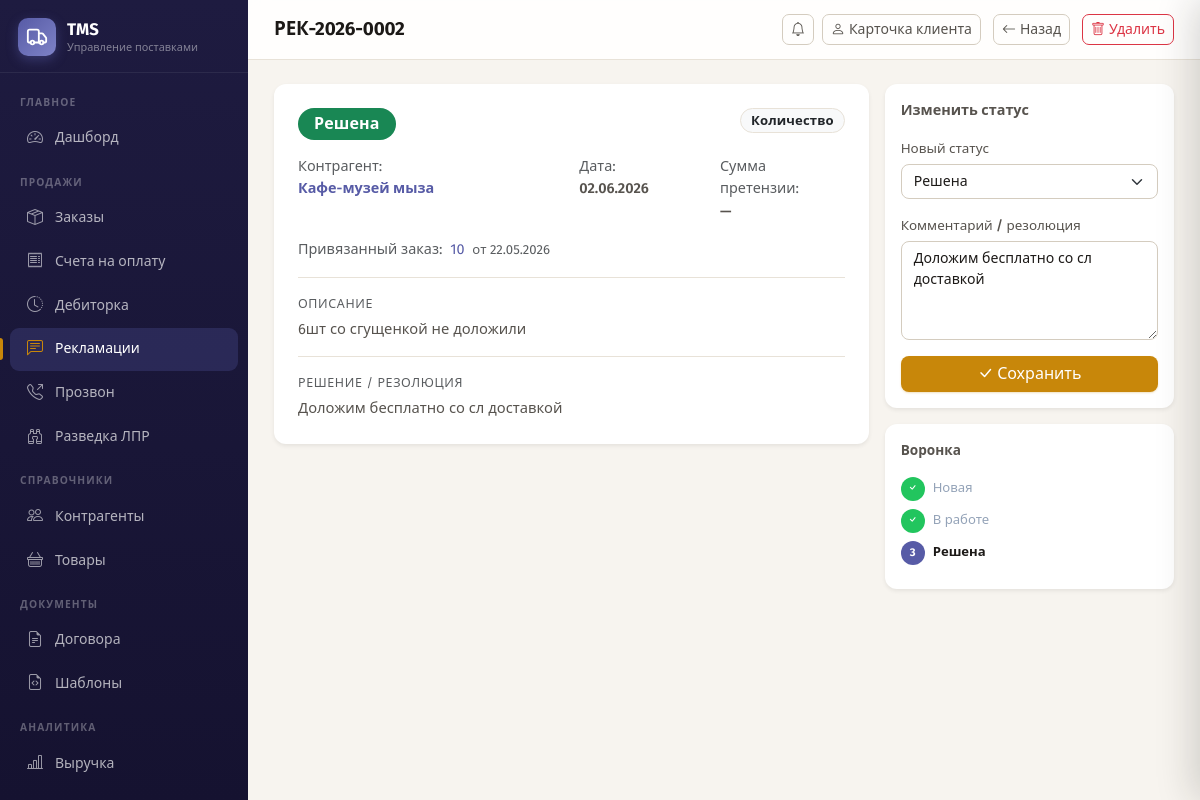
The page /claims/2 (signed in) on the database its author committed.
### app/models.py (models this page shows, shortened)
class Claim(Base):
    __tablename__ = "claims"
    id = Column(Integer, primary_key=True)
    number = Column(String(50), unique=True, nullable=False)
    date = Column(Date, nullable=False)
    counterparty_id = Column(Integer, ForeignKey("counterparties.id"), nullable=False)
    order_id = Column(Integer, ForeignKey("orders.id"))
    type = Column(String(30), default="quality")   # quality / delivery / quantity / documents / other
    status = Column(String(20), default="new")     # new / in_progress / resolved / rejected
    description = Column(Text)
    resolution = Column(Text)
    amount = Column(Float)
    created_by_id = Column(Integer, ForeignKey("users.id"))
    created_at = Column(DateTime, server_default=func.now())
    updated_at = Column(DateTime, server_default=func.now(), onupdate=func.now())
    counterparty = relationship("Counterparty", back_populates="claims")
    order = relationship("Order")
    created_by = relationship("User")

class Counterparty(Base):
    __tablename__ = "counterparties"
    id = Column(Integer, primary_key=True, index=True)
    name = Column(String(200), nullable=False)
    trade_name = Column(String(200))
    short_name = Column(String(100))
    inn = Column(String(12))
    kpp = Column(String(9))
    ogrn = Column(String(15))
    legal_address = Column(String(500))
    actual_address = Column(String(500))
    phone = Column(String(50))
    email = Column(String(100))
    contact_person = Column(String(100))
    signatory = Column(String(100))  # Подписант в формате «Фамилия И.О.» (для ИП)
    type = Column(String(20), default="client")  # client / supplier / both
    entity_type = Column(String(10), default="ooo")  # ooo / ip / other
    bank_name = Column(String(200))
    bank_account = Column(String(20))
    bank_bik = Column(String(9))
    bank_corr_account = Column(String(20))
    notes = Column(Text)
    is_active = Column(Boolean, default=True)
    created_at = Column(DateTime, server_default=func.now())
    payment_delay_days = Column(Integer, default=2)           # дней отсрочки
    payment_delay_type = Column(String(10), default="banking") # 'banking' или 'calendar'
    default_discount_pct = Column(Float, default=0.0)
    category = Column(String(1))          # A / B / C / None
    category_manual = Column(Boolean, default=False)  # True = вручную, не пересчитывать
    tg_chat_id = Column(String(100))            # ID чата / группы Telegram
    tg_notify_enabled = Column(Boolean, default=False)  # вкл/выкл отправку заказов
    orders = relationship("Order", back_populates="counterparty", foreign_keys="Order.counterparty_id")
    invoices = relationship("Invoice", back_populates="counterparty")
    contracts = relationship("Contract", back_populates="counterparty")
    claims = relationship("Claim", back_populates="counterparty", order_by="Claim.date.desc()")

class Order(Base):
    __tablename__ = "orders"
    id = Column(Integer, primary_key=True, index=True)
    number = Column(String(50), unique=True, nullable=False)
    date = Column(Date, nullable=False)
    counterparty_id = Column(Integer, ForeignKey("counterparties.id"), nullable=False)
    supplier_id = Column(Integer, ForeignKey("counterparties.id"), nullable=True)
    carrier_id = Column(Integer, ForeignKey("counterparties.id"), nullable=True)
    contract_id = Column(Integer, ForeignKey("contracts.id"), nullable=True)
    status = Column(String(20), default="draft")
    payment_type = Column(String(10), default="prepay")  # prepay / deferred
    delivery_date = Column(Date)
    delivery_address = Column(String(500))
    notes = Column(Text)
    created_by_id = Column(Integer, ForeignKey("users.id"))
    created_at = Column(DateTime, server_default=func.now())
    pickup_city = Column(String(100))        # город отправки
    pickup_address = Column(String(500))     # адрес забора (откуда)
    delivery_contact = Column(String(200))   # телефон + имя получателя, напр. «79119244416 Ольга»
    delivery_time = Column(String(50))       # временной слот, напр. «12-19»
    counterparty = relationship("Counterparty", back_populates="orders", foreign_keys=[counterparty_id])
    supplier = relationship("Counterparty", foreign_keys=[supplier_id])
    carrier = relationship("Counterparty", foreign_keys=[carrier_id])
    contract = relationship("Contract")
    items = relationship("OrderItem", back_populates="order", cascade="all, delete-orphan")
    invoices = relationship("Invoice", back_populates="order")
    created_by = relationship("User")

### app/routers/claims.py (the view)
@router.get("/{claim_id}", response_class=HTMLResponse)
@login_required
async def view_claim(request: Request, claim_id: int, db: Session = Depends(get_db)):
    claim = db.query(Claim).filter(Claim.id == claim_id).first()
    if not claim:
        return RedirectResponse(url="/claims/", status_code=302)
    return templates.TemplateResponse(request, "claims/detail.html", {
        "claim": claim,
        "claim_types": CLAIM_TYPES,
        "claim_statuses": CLAIM_STATUSES,
        "status_colors": STATUS_COLORS,
    })

### app/templates/claims/detail.html (shortened to what this page needs)
{% extends "base.html" %}
{% block page_title %}{{ claim.number }}{% endblock %}
{% block topbar_actions %}
  <a href="/counterparties/{{ claim.counterparty_id }}#tab-claims" class="btn btn-sm btn-outline-secondary me-1">
    <i class="bi bi-person me-1"></i>Карточка клиента
  </a>
  <a href="/claims/" class="btn btn-sm btn-outline-secondary me-1"><i class="bi bi-arrow-left me-1"></i>Назад</a>
  <form method="post" action="/claims/{{ claim.id }}/delete" class="d-inline"
        data-confirm="Удалить рекламацию {{ claim.number }}? Это действие необратимо.">
    <button class="btn btn-sm btn-outline-danger"><i class="bi bi-trash me-1"></i>Удалить</button>
  </form>
{% endblock %}
{% block content %}
<div class="row g-3">
  <div class="col-lg-8">
    <div class="card border-0 shadow-sm p-4 mb-3">
      <div class="d-flex align-items-start justify-content-between mb-3">
        <div>
          <span class="badge bg-{{ status_colors.get(claim.status, 'secondary') }} fs-6 px-3 py-2">
            {{ claim_statuses.get(claim.status, claim.status) }}
          </span>
        </div>
        <span class="badge bg-light text-dark border" style="font-size:.82rem">
          {{ claim_types.get(claim.type, claim.type) }}
        </span>
      </div>
      <div class="row g-3" style="font-size:.9rem">
        <div class="col-md-6">
          <span class="text-muted">Контрагент:</span><br>
          <a href="/counterparties/{{ claim.counterparty_id }}" class="fw-semibold">
            {{ claim.counterparty.trade_name or claim.counterparty.name if claim.counterparty else '—' }}
          </a>
        </div>
        <div class="col-md-3">
          <span class="text-muted">Дата:</span><br>
          <span class="fw-semibold">{{ claim.date | date_fmt }}</span>
        </div>
        <div class="col-md-3">
          <span class="text-muted">Сумма претензии:</span><br>
          <span class="fw-semibold {% if claim.amount %}text-danger{% endif %}">
            {{ claim.amount | money if claim.amount else '—' }} {% if claim.amount %}₽{% endif %}
          </span>
        </div>
        {% if claim.order %}
        <div class="col-12">
          <span class="text-muted">Привязанный заказ:</span>
          <a href="/orders/{{ claim.order_id }}" class="ms-1">{{ claim.order.number }}</a>
          <span class="text-muted ms-1" style="font-size:.82rem">от {{ claim.order.date | date_fmt }}</span>
        </div>
        {% endif %}
      </div>
      {% if claim.description %}
      <div class="mt-3 pt-3 border-top">
        <div class="text-muted mb-1" style="font-size:.78rem; text-transform:uppercase; letter-spacing:.05em">Описание</div>
        <div style="font-size:.92rem; white-space:pre-wrap">{{ claim.description }}</div>
      </div>
      {% endif %}
      {% if claim.resolution %}
      <div class="mt-3 pt-3 border-top">
        <div class="text-muted mb-1" style="font-size:.78rem; text-transform:uppercase; letter-spacing:.05em">Решение / резолюция</div>
        <div style="font-size:.92rem; white-space:pre-wrap">{{ claim.resolution }}</div>
      </div>
      {% endif %}
    </div>
  </div>
  <div class="col-lg-4">
    <div class="card border-0 shadow-sm p-3">
      <div class="fw-semibold mb-3">Изменить статус</div>
      <form method="post" action="/claims/{{ claim.id }}/status">
        <div class="mb-3">
          <label class="form-label">Новый статус</label>
          <select name="status" class="form-select">
            {% for val, label in claim_statuses.items() %}
            <option value="{{ val }}" {% if claim.status == val %}selected{% endif %}>{{ label }}</option>
            {% endfor %}
          </select>
        </div>
        <div class="mb-3">
          <label class="form-label">Комментарий / резолюция</label>
          <textarea name="resolution" class="form-control" rows="4"
            placeholder="Опишите принятые меры или причину отклонения…">{{ claim.resolution or '' }}</textarea>
        </div>
        <button type="submit" class="btn btn-accent w-100"><i class="bi bi-check-lg me-1"></i>Сохранить</button>
      </form>
    </div>
    <div class="card border-0 shadow-sm p-3 mt-3">
      <div class="fw-semibold mb-3" style="font-size:.85rem">Воронка</div>
      {% set status_order = ['new', 'in_progress', 'resolved'] %}
      {% set cur_idx = status_order.index(claim.status) if claim.status in status_order else -1 %}
      {% for s in status_order %}
      {% set s_idx = loop.index0 %}
      <div class="d-flex align-items-center gap-2 mb-2">
        <div class="rounded-circle d-flex align-items-center justify-content-center flex-shrink-0"
          style="width:24px;height:24px;font-size:.7rem;font-weight:700;
          background:{% if s_idx < cur_idx %}#22c55e{% elif s_idx == cur_idx %}var(--brand){% else %}#e2e8f0{% endif %};
          color:{% if s_idx <= cur_idx %}#fff{% else %}#94a3b8{% endif %}">
          {% if s_idx < cur_idx %}<i class="bi bi-check"></i>{% else %}{{ loop.index }}{% endif %}
        </div>
        <span style="font-size:.82rem; color:{% if s_idx == cur_idx %}var(--text){% else %}#94a3b8{% endif %}; font-weight:{% if s_idx == cur_idx %}600{% else %}400{% endif %}">
          {{ claim_statuses[s] }}
        </span>
      </div>
      {% endfor %}
    </div>
  </div>
</div>
{% endblock %}

### app/static/css/app.css (style rules this page uses)
:root { --brand: #575BA6; --brand-600: #4A4E94; --brand-700: #3D4180; --brand-50: #EEEEFF; --brand-100: #DDDDF5; --brand-rgb: 87, 91, 166; --cta: #C8870A; --cta-600: #A86E08; --cta-50: #FEF3DC; --sidebar-bg: #1E1B40; --sidebar-bg-2: #151230; --sidebar-width: 248px; --bg: #F7F4EF; --surface: #FFFFFF; --border: #E8E2D8; --border-strong: #D4CCBF; --text: #1C1917; --text-muted: #78716C; --text-soft: #57534E; --r-sm: 8px; --r: 12px; --r-lg: 16px; --shadow-sm: 0 1px 2px rgba(28,25,23,.06), 0 1px 3px rgba(28,25,23,.04); --shadow: 0 4px 12px rgba(28,25,23,.09); --shadow-lg: 0 12px 32px rgba(28,25,23,.14); --bs-primary: #575BA6; --bs-primary-rgb: 87, 91, 166; --bs-link-color: #575BA6; --bs-link-color-rgb: 87, 91, 166; --bs-link-hover-color: #4A4E94; --bs-border-color: #E8E2D8; --bs-body-color: #57534E; --bs-body-font-family: 'Fira Sans', system-ui, 'Segoe UI', sans-serif; }
* { -webkit-font-smoothing: antialiased; -moz-osx-font-smoothing: grayscale; }
body { font-family: 'Fira Sans', system-ui, 'Segoe UI', sans-serif; background: var(--bg); color: var(--text-soft); font-size: .9rem; line-height: 1.55; }
a { text-decoration: none; }
.card { border: 1px solid var(--border); border-radius: var(--r); box-shadow: var(--shadow-sm); background: var(--surface); }
.badge { font-weight: 600; font-size: .72rem; padding: .38em .75em; border-radius: 999px; letter-spacing: .01em; }
.btn { font-weight: 500; border-radius: var(--r-sm); transition: background .18s ease, box-shadow .18s ease, color .18s ease; cursor: pointer; }
.btn-sm { border-radius: 7px; }
.btn-accent, .btn-accent:focus { background: var(--cta); color: #fff; border: none; box-shadow: 0 1px 2px rgba(200,135,10,.25); }
.btn-outline-secondary { color: var(--text-soft); border-color: var(--border-strong); }
.form-label { font-weight: 500; font-size: .84rem; color: var(--text-soft); margin-bottom: 4px; }
.form-control, .form-select { border-color: var(--border-strong); border-radius: var(--r-sm); font-size: .88rem; color: var(--text); background-color: var(--surface); }
.form-control::placeholder { color: #A8A29E; }

### rows shown on the page
Claim: number "РЕК-2026-0002", get "Решена", get "Количество", date "02.06.2026", amount "—", description "6шт со сгущенкой не доложили", resolution "Доложим бесплатно со сл доставкой", status "Решена"
Counterparty: counterparty "Кафе-музей мыза"
Order: order.number "10", order "22.05.2026"

### other values the page prints
{{ claim_statuses[s] }} "Новая" "В работе" "Решена"
